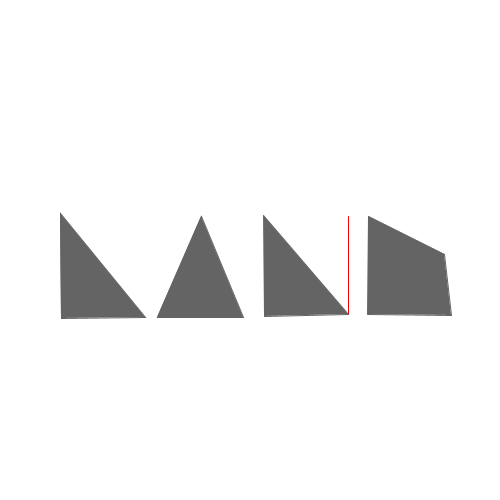
Frame 1 (no input)
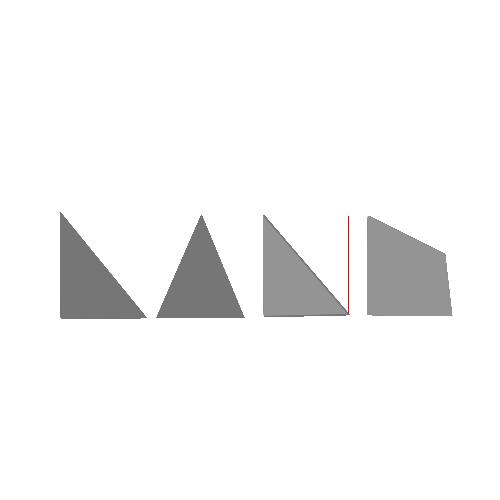
Frame 60 (the mouse pressed at the canvas centre just before this capture)
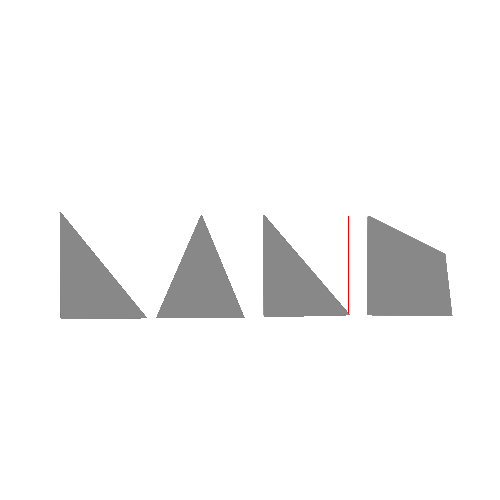
Frame 120 (the mouse held since frame 60 and released just before this capture)

The Processing sketch that drew these frames (run headless with seeded random() and noise(); from frame 60 on, the mouse is pressed at the canvas centre):

// Processing sketch: processing_53438
// ── processing_53438.pde

float x = 100;
float y = 100;
float xspeed = .3;
float yspeed = .8;


void setup(){
smooth();

size(500,500);
background(255);

}
void draw() {
smooth();
translate(-50,-10);
stroke(255,0,0);
line(398,324,398,226);
noStroke();

x = x + xspeed;
  y = y + yspeed;
  
  if ((x > width/2) || (x < 0)) {
    xspeed = xspeed * -1;
  }
  if ((y > height/3) || (y < 0)) {
    yspeed = yspeed * -1;
  }

stroke(x);
beginShape();
smooth();
fill(x);
vertex(110,223);
vertex(195,327);
vertex(111,328);
endShape(CLOSE);

beginShape();
smooth();
vertex(251,226);
vertex(293,327);
vertex(207,327);
endShape(CLOSE);

fill(y);
beginShape();
vertex(313,225);
vertex(398,324);
vertex(314,326);
endShape();

stroke(y);

beginShape();
vertex(418,226);
vertex(494,264);
vertex(501,325);
vertex(417,324);
endShape();



}
